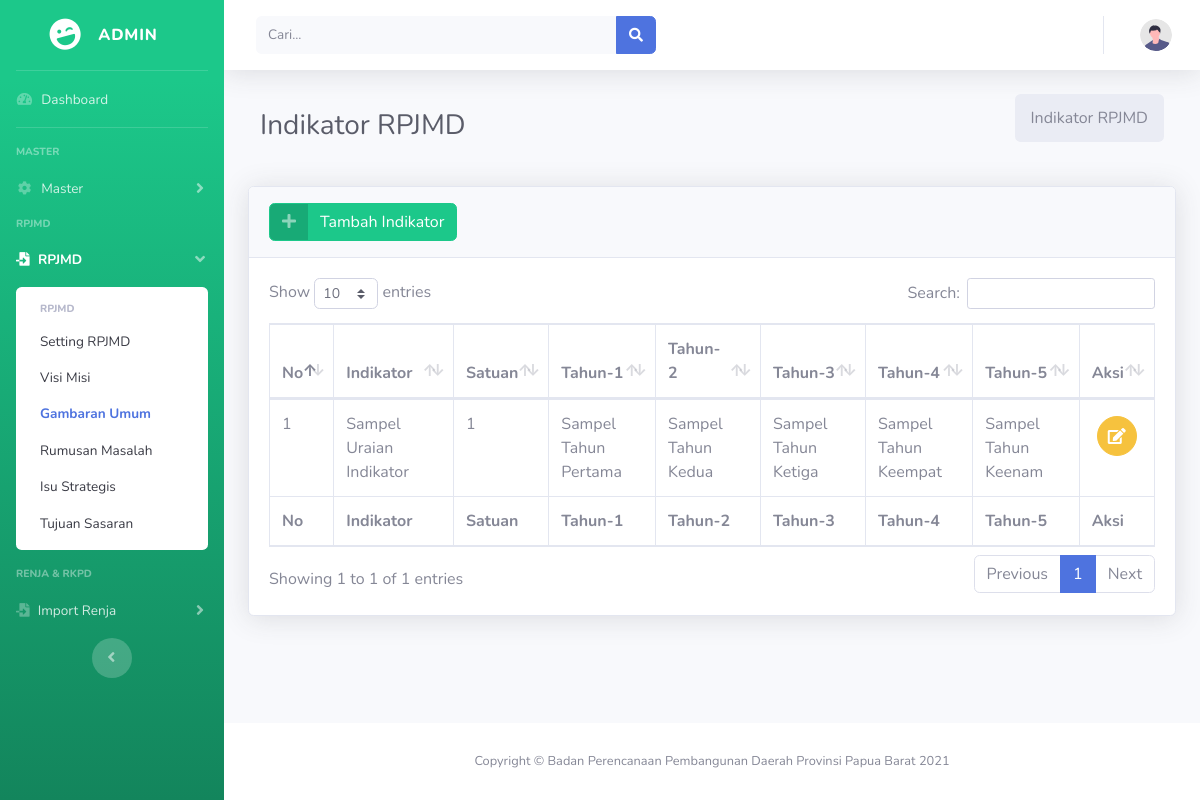
The page /admin/rpjmd/gambaran-umum/indikator/1 on the database its author committed.
### tables this page shows
CREATE TABLE `indikator` (
  `id_indikator` int(11) NOT NULL,
  `indikator` text NOT NULL,
  `id_bidang` int(11) NOT NULL,
  `id_satuan` int(11) NOT NULL,
  `tahun_pertama` varchar(255) NOT NULL,
  `tahun_kedua` varchar(255) NOT NULL,
  `tahun_ketiga` varchar(255) NOT NULL,
  `tahun_keempat` varchar(255) NOT NULL,
  `tahun_kelima` varchar(255) NOT NULL
);

### application/controllers/rpjmdController.php (called while the page is built, shortened)
<?php
class rpjmdController extends CI_Controller {
	public function __construct(){
		$this->load->database();
		$this->load->model('Model_rpjmd');
	}
	public function indikator($id)
	{
		$data['page'] = 'gambaran-umum';
		$data['indikator'] = $this->Model_rpjmd->get_where('indikator', 'id_bidang='.$id)->result();
		$this->load->view('admin/layout/header', $data);
		$this->load->view('admin/rpjmd/indikator-rpjmd', $data);
		$this->load->view('admin/layout/footer');
	}
}

### index.php (called while the page is built, shortened)
<?php
require_once BASEPATH.'core/CodeIgniter.php';

### application/models/Model_rpjmd.php (called while the page is built, shortened)
<?php
    class Model_rpjmd extends CI_Model{
        function get_where($table, $where){
            return $this->db->get_where($table, $where);
        }
    }

### application/views/admin/rpjmd/indikator-rpjmd.php (the view)
<div class="container-fluid">
	<div class="d-sm-flex align-items-center justify-content-between mb-4">
		<div class="col-sm-6 mb-1">
			<h1 class="h3 mb-0 text-gray-800">Indikator RPJMD</h1>
		</div>
		<div class="col-sm-6 mb-1">
			<ol class="breadcrumb float-sm-right">
				<li class="breadcrumb-item active">Indikator RPJMD</li>
			</ol>
		</div>
	</div>
	<div class="card shadow mb-4">
		<div class="card-header py-3">
			<a href="<?= base_url('admin/rpjmd/gambaran-umum/indikator/tambah-indikator/'); echo $this->uri->segment(5); ?>"
				class="btn btn-success btn-icon-split">
				<span class="icon text-white-50">
					<i class="fas fa-plus"></i>
				</span>
				<span class="text">Tambah Indikator</span>
			</a>
		</div>
		<div class="card-body">
			<div class="table-responsive">
				<table class="table table-bordered" id="dataTable" width="100%" cellspacing="0">
					<thead>
						<tr>
							<th>No</th>
							<th>Indikator</th>
							<th>Satuan</th>
							<th>Tahun-1</th>
							<th>Tahun-2</th>
							<th>Tahun-3</th>
                            <th>Tahun-4</th>
                            <th>Tahun-5</th>
							<th>Aksi</th>
						</tr>
					</thead>
					<tbody>
						<?php
							$no=1;
							foreach($indikator as $i): ?>
						<tr>
							<td><?php echo $no++; ?></td>
							<td><?php echo $i->indikator; ?></td>
							<td><?php echo $i->id_satuan; ?></td>
							<td><?php echo $i->tahun_pertama; ?></td>
							<td><?php echo $i->tahun_kedua; ?></td>
                            <td><?php echo $i->tahun_ketiga; ?></td>
                            <td><?php echo $i->tahun_keempat; ?></td>
                            <td><?php echo $i->tahun_kelima; ?></td>
							<td class="text-center">
								<a href="<?= base_url('admin/rpjmd/ubah-indikator/'); echo $i->id_indikator ?>"
									class="btn btn-warning btn-circle my-1">
									<i class="fas fa-edit"></i>
								</a>
							</td>
						</tr>
						<?php endforeach ?>
					</tbody>
					<tfoot>
						<tr>
                            <th>No</th>
							<th>Indikator</th>
							<th>Satuan</th>
							<th>Tahun-1</th>
							<th>Tahun-2</th>
							<th>Tahun-3</th>
                            <th>Tahun-4</th>
                            <th>Tahun-5</th>
							<th>Aksi</th>
						</tr>
					</tfoot>
				</table>
			</div>
		</div>
	</div>
</div>

### application/views/admin/layout/header.php (shortened to what this page needs)
<!DOCTYPE html>
<html lang="en">
<head>
	<link href="<?= base_url('assets/startbootstrap2/')?>vendor/fontawesome-free/css/all.min.css" rel="stylesheet"
		type="text/css">
	<link href="<?= base_url('assets/startbootstrap2/')?>css/sb-admin-2.min.css" rel="stylesheet">
    <link href="<?= base_url('assets/startbootstrap2/')?>vendor/datatables/dataTables.bootstrap4.min.css" rel="stylesheet">
	<link rel="stylesheet" href="<?= base_url('assets/startbootstrap2/')?>plugins/select2/css/select2.min.css">
  	<link rel="stylesheet" href="<?= base_url('assets/startbootstrap2/')?>plugins/select2-bootstrap4-theme/select2-bootstrap4.min.css">
	<link rel="stylesheet" href="<?= base_url('assets/startbootstrap2/')?>plugins/select2/css/select2-select-only.css">
	<link rel="stylesheet" type="text/css" href="<?php echo base_url('assets/plugins/sweetalert/sweetalert.css'); ?>">
</head>
<body id="page-top">
	<div id="wrapper">
		<ul class="navbar-nav bg-gradient-success sidebar sidebar-dark accordion" id="accordionSidebar">
			<a class="sidebar-brand d-flex align-items-center justify-content-center"
				href="<?= base_url('admin/dashboard')?>">
				<div class="sidebar-brand-icon rotate-n-15">
					<i class="fas fa-laugh-wink"></i>
				</div>
				<div class="sidebar-brand-text mx-3">Admin</div>
			</a>
			<hr class="sidebar-divider my-0">
			<li class="nav-item <?php if($page == 'dashboard'){echo 'active';}?>">
				<a class="nav-link" href="<?= base_url('admin/dashboard')?>">
					<i class="fas fa-fw fa-tachometer-alt"></i>
					<span>Dashboard</span></a>
			</li>
			<hr class="sidebar-divider">
			<?php if($this->session->userdata('id_unit_organisasi') == 0) { ?>
            <div class="sidebar-heading">
                Master
            </div>
            <li class="nav-item <?php if($page == 'master-opd' || $page == 'master-pengguna'){echo 'active';}?>">
                <a class="<?php if($page == 'master-opd' || $page == 'master-pengguna'){echo 'nav-link';} else {echo 'nav-link collapsed';}?>" href="#" data-toggle="collapse" data-target="#collapseOne"
                    aria-expanded="<?php if($page == 'master-opd' || $page == 'master-pengguna'){echo 'true';} else {echo 'false';}?>" aria-controls="collapseOne">
                    <i class="fas fa-fw fa-cog"></i>
                    <span>Master</span>
                </a>
            </li>
			<?php } ?>
			<div class="sidebar-heading">
                RPJMD
            </div>
            <li class="nav-item <?php if($page == 'setting-rpjmd' || $page == 'visi-misi' || $page == 'gambaran-umum' || $page == 'rumusan-masalah' || $page == 'isu-strategis' || $page == 'tujuan-sasaran'){echo 'active';}?>">
                <a class="<?php if($page == 'setting-rpjmd' || $page == 'visi-misi' || $page == 'gambaran-umum' || $page == 'rumusan-masalah' || $page == 'isu-strategis' || $page == 'tujuan-sasaran'){echo 'nav-link';} else {echo 'nav-link collapsed';}?>" href="#" data-toggle="collapse" data-target="#collapseTwo"
                    aria-expanded="<?php if($page == 'setting-rpjmd' || $page == 'visi-misi' || $page == 'gambaran-umum' || $page == 'rumusan-masalah' || $page == 'isu-strategis' || $page == 'tujuan-sasaran'){echo 'true';} else {echo 'false';}?>" aria-controls="collapseTwo">
                    <i class="fas fa-file-import"></i>
                    <span>RPJMD</span>
                </a>
                <div id="collapseTwo" class="collapse <?php if($page == 'setting-rpjmd' || $page == 'visi-misi' || $page == 'gambaran-umum' || $page == 'rumusan-masalah' || $page == 'isu-strategis' || $page == 'tujuan-sasaran'){echo 'show';}?>" aria-labelledby="headingTwo" data-parent="#accordionSidebar">
                    <div class="bg-white py-2 collapse-inner rounded">
                        <h6 class="collapse-header">RPJMD</h6>
                        <a class="collapse-item <?php if($page == 'setting-rpjmd'){echo 'active';}?>" href="<?= base_url('admin/rpjmd/setting-rpjmd')?>">Setting RPJMD</a>
                        <a class="collapse-item <?php if($page == 'visi-misi'){echo 'active';}?>" href="<?= base_url('admin/rpjmd/visi-misi')?>">Visi Misi</a>
						<a class="collapse-item <?php if($page == 'gambaran-umum'){echo 'active';}?>" href="<?= base_url('admin/rpjmd/gambaran-umum')?>">Gambaran Umum</a>
						<a class="collapse-item <?php if($page == 'rumusan-masalah'){echo 'active';}?>" href="<?= base_url('admin/rpjmd/rumusan-masalah')?>">Rumusan Masalah</a>
						<a class="collapse-item <?php if($page == 'isu-strategis'){echo 'active';}?>" href="<?= base_url('admin/rpjmd/isu-strategis')?>">Isu Strategis</a>
						<a class="collapse-item <?php if($page == 'tujuan-sasaran'){echo 'active';}?>" href="<?= base_url('admin/rpjmd/tujuan-sasaran')?>">Tujuan Sasaran</a>
                    </div>
                </div>
            </li>
            <div class="sidebar-heading">
                RENJA & RKPD
            </div>
            <li class="nav-item <?php if($page == 'renja' || $page == 'data-rkpd-opd'){echo 'active';}?>">
                <a class="<?php if($page == 'renja' || $page == 'data-rkpd-opd'){echo 'nav-link';} else {echo 'nav-link collapsed';}?>" href="#" data-toggle="collapse" data-target="#collapseThree"
                    aria-expanded="<?php if($page == 'renja' || $page == 'data-rkpd-opd'){echo 'true';} else {echo 'false';}?>" aria-controls="collapseThree">
                    <i class="fas fa-file-import"></i>
                    <span>Import Renja</span>
                </a>
            </li>
			<div class="text-center d-none d-md-inline">
				<button class="rounded-circle border-0" id="sidebarToggle"></button>
			</div>
		</ul>
		<div id="content-wrapper" class="d-flex flex-column">
			<div id="content">
				<nav class="navbar navbar-expand navbar-light bg-white topbar mb-4 static-top shadow">
					<form
						class="d-none d-sm-inline-block form-inline mr-auto ml-md-3 my-2 my-md-0 mw-100 navbar-search">
						<div class="input-group">
							<input type="text" class="form-control bg-light border-0 small" placeholder="Cari..."
								aria-label="Search" aria-describedby="basic-addon2">
							<div class="input-group-append">
								<button class="btn btn-primary" type="button">
									<i class="fas fa-search fa-sm"></i>
								</button>
							</div>
						</div>
					</form>
					<ul class="navbar-nav ml-auto">
						<li class="nav-item dropdown no-arrow">
							<a class="nav-link dropdown-toggle" href="#" id="userDropdown" role="button"
								data-toggle="dropdown" aria-haspopup="true" aria-expanded="false">
								<img class="img-profile rounded-circle"
									src="<?= base_url('assets/startbootstrap2/')?>img/undraw_profile.svg">
							</a>
						</li>
					</ul>
				</nav>

### application/views/admin/layout/footer.php (shortened to what this page needs)
</div>
<footer class="sticky-footer bg-white">
	<div class="container my-auto">
		<div class="copyright text-center my-auto">
			<span>Copyright &copy; Badan Perencanaan Pembangunan Daerah Provinsi Papua Barat 2021</span>
		</div>
	</div>
</footer>
</div>
</div>
</body>
</html>

### rows shown on the page
indikator: indikator "Sampel Uraian Indikator", id_satuan "1", tahun_pertama "Sampel Tahun Pertama", tahun_kedua "Sampel Tahun Kedua", tahun_ketiga "Sampel Tahun Ketiga", tahun_keempat "Sampel Tahun Keempat", tahun_kelima "Sampel Tahun Keenam"
